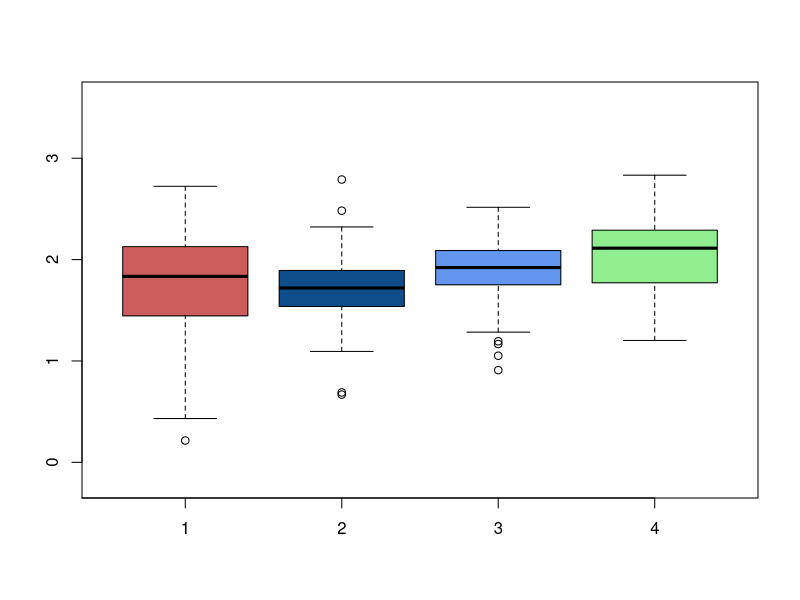
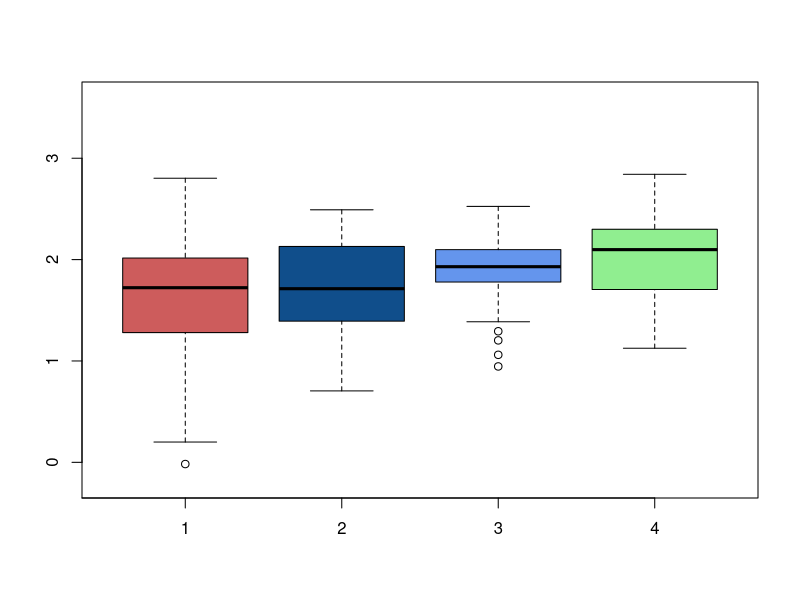
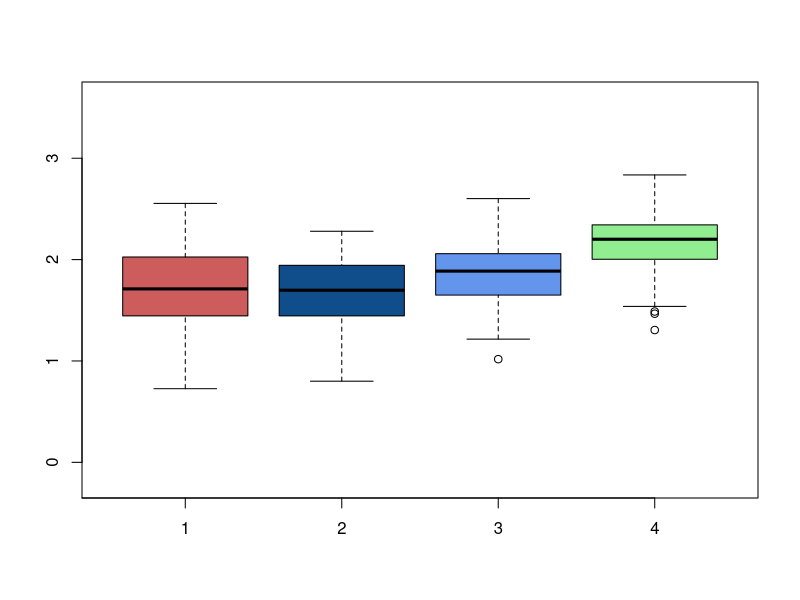
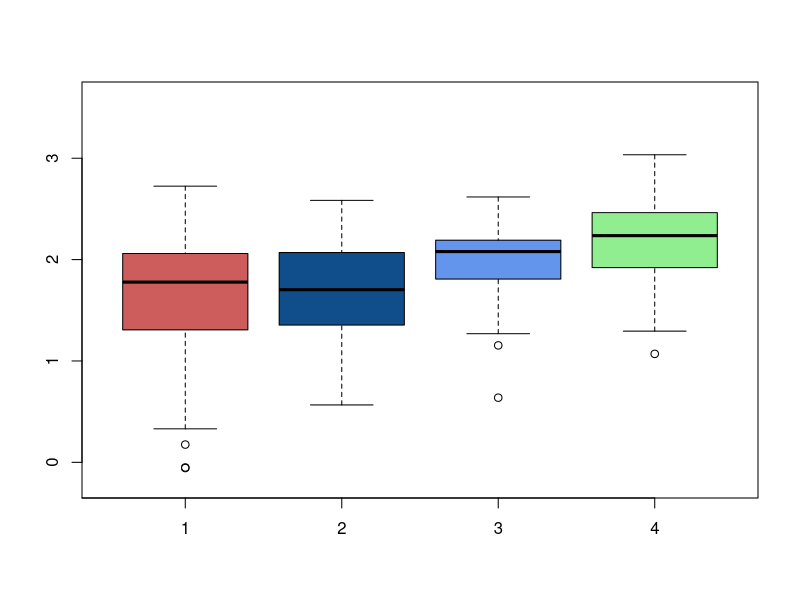
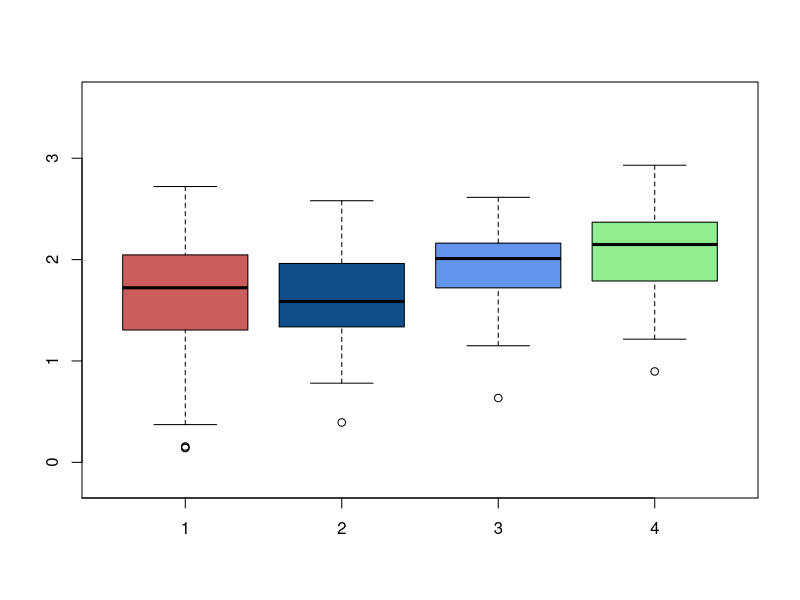

The R source for these figures, in order:
#####################
#### Supp Fig 3 ####
#####################
# %%
meta_diversity_jan22 <- read.delim("../data/Supplementary_file_1.txt", stringsAsFactors = TRUE)
# Remove "1 month post clearance" designation as that is not used in the plots
meta_diversity_jan22_no1 = meta_diversity_jan22[(meta_diversity_jan22$Colonization.status != "CPE_negative_1" &!is.na(meta_diversity_jan22$Colonization.status)), ]
meta_diversity_jan22_no1$Colonization.status <- factor(meta_diversity_jan22_no1$Colonization.status,
        levels = c("CPE_positive", "CPE_negative_0", "CPE_negative_2", "Family_member"))

# Remove rows with "Data not collected" designation for certain comparisons
temp.df = meta_diversity_jan22[meta_diversity_jan22$Antibiotics.since.last.visit != "Data not collected", ]
# Remove "1 month post clearance" designation as that is not used in the plots
temp.df.no1 = temp.df[(temp.df$Colonization.status != "CPE_negative_1" & !is.na(temp.df$Colonization.status)),  ]
temp.df.no1$Colonization.status <- factor(temp.df.no1$Colonization.status,
        levels = c("CPE_positive", "CPE_negative_0", "CPE_negative_2", "Family_member"))

# %% #### Effect of antibiotics ####
# Find effect
library('lme4')
mem_col_rand_ab = lmer(Genus.level.Shannon.diversity ~ Colonization.status + (1 | Antibiotics.since.last.visit), data = temp.df)
summary(mem_col_rand_ab)
ranef(mem_col_rand_ab) # No: 0.1867723, Yes: -0.1867723

# Remove effect
temp.df.no1$Shan_ab = temp.df.no1$Genus.level.Shannon.diversity
for (row in 1:nrow(temp.df.no1)){
  if (temp.df.no1[row,"Antibiotics.since.last.visit"] == "No"){
    temp.df.no1[row,"Shan_ab"] = temp.df.no1[row,"Shan_ab"] - 0.1867723
  }
  else if (temp.df.no1[row,"Antibiotics.since.last.visit"] == "Yes"){
    temp.df.no1[row,"Shan_ab"] = temp.df.no1[row,"Shan_ab"] + 0.1867723
  }
  else {
    print("error")
  }
}

# %% # Plot
boxplot(Shan_ab~Colonization.status, data=temp.df.no1, ylab="", xlab="",
        col = c("indianred", "dodgerblue4", "cornflowerblue", "lightgreen"), xaxt="n",yaxt="n",
        ylim=c(-0.2,3.6))
axis(2, at = seq(0, 3, by = 1))
axis(1, at = seq(0, 4, by = 1))

# %% #### Effect of hospitalization ####
# Find effect
mem_col_rand_hosp = lmer(Genus.level.Shannon.diversity ~ Colonization.status + (1 | Hospitalization.since.last.visit), data = temp.df)
summary(mem_col_rand_hosp)
ranef(mem_col_rand_hosp) # No: 0.17796921, Yes: 0.04535177, Still.in.hosp: -0.22332098

# Remove effect
temp.df.no1$Shan_hosp = temp.df.no1$Genus.level.Shannon.diversity
for (row in 1:nrow(temp.df.no1)){
  if (temp.df.no1[row,"Hospitalization.since.last.visit"] == "No"){
    temp.df.no1[row,"Shan_hosp"] = temp.df.no1[row,"Shan_hosp"] - 0.17796921
  }
  else if (temp.df.no1[row,"Hospitalization.since.last.visit"] == "Yes"){
    temp.df.no1[row,"Shan_hosp"] = temp.df.no1[row,"Shan_hosp"] - 0.04535177
  }
  else if (temp.df.no1[row,"Hospitalization.since.last.visit"] == "Still in hospital"){
    temp.df.no1[row,"Shan_hosp"] = temp.df.no1[row,"Shan_hosp"] + 0.22332098
  }
  else {
    print("error")
  }
}

# Plot
boxplot(Shan_hosp~Colonization.status, data=temp.df.no1, ylab="", xlab="",
        col = c("indianred", "dodgerblue4", "cornflowerblue", "lightgreen"), xaxt="n",yaxt="n",
        ylim=c(-0.2,3.6))
axis(2, at = seq(0, 3, by = 1))
axis(1, at = seq(0, 4, by = 1))

#### Effect of individuals ####

# Find effect
mem_col_rand_indiv = lmer(Genus.level.Shannon.diversity ~ Colonization.status + (1 | Indiv.Code), data = meta_diversity_jan22)
summary(mem_col_rand_indiv)
ranef(mem_col_rand_indiv)
c = ranef(mem_col_rand_indiv)$Indiv.Code

# Remove effect
meta_diversity_jan22_no1$Shan_indiv = meta_diversity_jan22_no1$Genus.level.Shannon.diversity
for (row in 1:nrow(meta_diversity_jan22_no1)){
  famTerm = meta_diversity_jan22_no1[row, "Indiv.Code"]
  intTerm = c$`(Intercept)`[row.names(c) == famTerm]
  meta_diversity_jan22_no1[row,"Shan_indiv"] = meta_diversity_jan22_no1[row,"Shan_indiv"] - intTerm
}

# Plot
boxplot(Shan_indiv~Colonization.status, data=meta_diversity_jan22_no1, ylab="", xlab="",
        col = c("indianred", "dodgerblue4", "cornflowerblue", "lightgreen"), xaxt="n",yaxt="n",
        ylim=c(-0.2,3.6))
axis(2, at = seq(0, 3, by = 1))
axis(1, at = seq(0, 4, by = 1))

#### Effect of gender ####

# Find effect
mem_col_rand_gender = lmer(Genus.level.Shannon.diversity ~ Colonization.status + (1 | Gender), data = meta_diversity_jan22)
summary(mem_col_rand_gender)
ranef(mem_col_rand_gender) #F emale: -0.08492628, Male: 0.08492628

# Remove effect
meta_diversity_jan22_no1$Shan_gender = meta_diversity_jan22_no1$Genus.level.Shannon.diversity
for (row in 1:nrow(meta_diversity_jan22_no1)){
  if (meta_diversity_jan22_no1[row,"Gender"] == "Female"){
    meta_diversity_jan22_no1[row,"Shan_gender"] = meta_diversity_jan22_no1[row,"Shan_gender"] + 0.08492628
  }
  else if (meta_diversity_jan22_no1[row,"Gender"] == "Male"){
    meta_diversity_jan22_no1[row,"Shan_gender"] = meta_diversity_jan22_no1[row,"Shan_gender"] - 0.08492628
  }
  else {
    print("error")
  }
}

# Plot
boxplot(Shan_gender~Colonization.status, data=meta_diversity_jan22_no1, ylab="", xlab="",
        col = c("indianred", "dodgerblue4", "cornflowerblue", "lightgreen"), xaxt="n",yaxt="n",
        ylim=c(-0.2,3.6))
axis(2, at = seq(0, 3, by = 1))
axis(1, at = seq(0, 4, by = 1))

#### Effect of ethnicity ####

# Find effect
mem_col_rand_race = lmer(Genus.level.Shannon.diversity ~ Colonization.status + (1 | Race), data = meta_diversity_jan22)
summary(mem_col_rand_race)
ranef(mem_col_rand_race) # Chinese: 0.08851847, Indian: -0.11229462, Malay: 0.10066944, Others: -0.07689329

# Remove effect
meta_diversity_jan22_no1$Shan_race = meta_diversity_jan22_no1$Genus.level.Shannon.diversity
for (row in 1:nrow(meta_diversity_jan22_no1)){
  if (meta_diversity_jan22_no1[row,"Race"] == "Chinese"){
    meta_diversity_jan22_no1[row,"Shan_race"] = meta_diversity_jan22_no1[row,"Shan_race"] - 0.08851847
  }
  else if (meta_diversity_jan22_no1[row,"Race"] == "Indian"){
    meta_diversity_jan22_no1[row,"Shan_race"] = meta_diversity_jan22_no1[row,"Shan_race"] + 0.11229462
  }
  else if (meta_diversity_jan22_no1[row,"Race"] == "Malay"){
    meta_diversity_jan22_no1[row,"Shan_race"] = meta_diversity_jan22_no1[row,"Shan_race"] - 0.10066944
  }
  else if (meta_diversity_jan22_no1[row,"Race"] == "Others"){
    meta_diversity_jan22_no1[row,"Shan_race"] = meta_diversity_jan22_no1[row,"Shan_race"] + 0.07689329
  }
  else {
    print("error")
  }
}

# Plot
boxplot(Shan_race~Colonization.status, data=meta_diversity_jan22_no1, ylab="", xlab="",
        col = c("indianred", "dodgerblue4", "cornflowerblue", "lightgreen"), xaxt="n",yaxt="n",
        ylim=c(-0.2,3.6))
axis(2, at = seq(0, 3, by = 1))
axis(1, at = seq(0, 4, by = 1))
